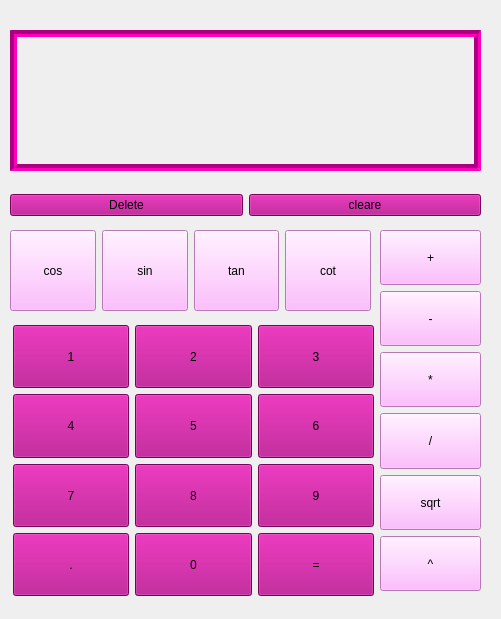
<?xml version="1.0" encoding="UTF-8"?>
<ui version="4.0">
 <class>Calculator</class>
 <widget class="QWidget" name="Calculator">
  <property name="geometry">
   <rect>
    <x>0</x>
    <y>0</y>
    <width>501</width>
    <height>619</height>
   </rect>
  </property>
  <property name="windowTitle">
   <string>Calculator</string>
  </property>
  <widget class="QLabel" name="label">
   <property name="geometry">
    <rect>
     <x>10</x>
     <y>30</y>
     <width>471</width>
     <height>141</height>
    </rect>
   </property>
   <property name="styleSheet">
    <string notr="true">  border-style: groove;
  border-color: rgb(170, 0, 127);
  border-width: 7px;</string>
   </property>
   <property name="text">
    <string/>
   </property>
  </widget>
  <widget class="QWidget" name="gridLayoutWidget">
   <property name="geometry">
    <rect>
     <x>13</x>
     <y>325</y>
     <width>361</width>
     <height>271</height>
    </rect>
   </property>
   <layout class="QGridLayout" name="gridLayout_2">
    <item row="1" column="1">
     <widget class="QPushButton" name="btn5">
      <property name="sizePolicy">
       <sizepolicy hsizetype="MinimumExpanding" vsizetype="MinimumExpanding">
        <horstretch>0</horstretch>
        <verstretch>0</verstretch>
       </sizepolicy>
      </property>
      <property name="styleSheet">
       <string notr="true">background-color: rgb(170, 0, 127);
color: rgb(0, 0, 0);</string>
      </property>
      <property name="text">
       <string>5</string>
      </property>
     </widget>
    </item>
    <item row="2" column="0">
     <widget class="QPushButton" name="btn7">
      <property name="sizePolicy">
       <sizepolicy hsizetype="MinimumExpanding" vsizetype="MinimumExpanding">
        <horstretch>0</horstretch>
        <verstretch>0</verstretch>
       </sizepolicy>
      </property>
      <property name="styleSheet">
       <string notr="true">background-color: rgb(170, 0, 127);
color: rgb(0, 0, 0);</string>
      </property>
      <property name="text">
       <string>7</string>
      </property>
     </widget>
    </item>
    <item row="1" column="0">
     <widget class="QPushButton" name="btn4">
      <property name="sizePolicy">
       <sizepolicy hsizetype="MinimumExpanding" vsizetype="MinimumExpanding">
        <horstretch>0</horstretch>
        <verstretch>0</verstretch>
       </sizepolicy>
      </property>
      <property name="styleSheet">
       <string notr="true">background-color: rgb(170, 0, 127);
color: rgb(0, 0, 0);</string>
      </property>
      <property name="text">
       <string>4</string>
      </property>
     </widget>
    </item>
    <item row="0" column="1">
     <widget class="QPushButton" name="btn2">
      <property name="sizePolicy">
       <sizepolicy hsizetype="MinimumExpanding" vsizetype="MinimumExpanding">
        <horstretch>0</horstretch>
        <verstretch>0</verstretch>
       </sizepolicy>
      </property>
      <property name="styleSheet">
       <string notr="true">background-color: rgb(170, 0, 127);
color: rgb(0, 0, 0);</string>
      </property>
      <property name="text">
       <string>2</string>
      </property>
     </widget>
    </item>
    <item row="2" column="1">
     <widget class="QPushButton" name="btn8">
      <property name="sizePolicy">
       <sizepolicy hsizetype="Minimum" vsizetype="MinimumExpanding">
        <horstretch>0</horstretch>
        <verstretch>0</verstretch>
       </sizepolicy>
      </property>
      <property name="styleSheet">
       <string notr="true">background-color: rgb(170, 0, 127);
color: rgb(0, 0, 0);</string>
      </property>
      <property name="text">
       <string>8</string>
      </property>
     </widget>
    </item>
    <item row="3" column="1">
     <widget class="QPushButton" name="btn0">
      <property name="sizePolicy">
       <sizepolicy hsizetype="MinimumExpanding" vsizetype="MinimumExpanding">
        <horstretch>0</horstretch>
        <verstretch>0</verstretch>
       </sizepolicy>
      </property>
      <property name="styleSheet">
       <string notr="true">background-color: rgb(170, 0, 127);
color: rgb(0, 0, 0);</string>
      </property>
      <property name="text">
       <string>0</string>
      </property>
     </widget>
    </item>
    <item row="3" column="0">
     <widget class="QPushButton" name="btndat">
      <property name="sizePolicy">
       <sizepolicy hsizetype="MinimumExpanding" vsizetype="MinimumExpanding">
        <horstretch>0</horstretch>
        <verstretch>0</verstretch>
       </sizepolicy>
      </property>
      <property name="styleSheet">
       <string notr="true">background-color: rgb(170, 0, 127);
color: rgb(0, 0, 0);</string>
      </property>
      <property name="text">
       <string>.</string>
      </property>
     </widget>
    </item>
    <item row="0" column="0">
     <widget class="QPushButton" name="btn1">
      <property name="sizePolicy">
       <sizepolicy hsizetype="MinimumExpanding" vsizetype="MinimumExpanding">
        <horstretch>0</horstretch>
        <verstretch>0</verstretch>
       </sizepolicy>
      </property>
      <property name="styleSheet">
       <string notr="true">background-color: rgb(170, 0, 127);
color: rgb(0, 0, 0);</string>
      </property>
      <property name="text">
       <string>1</string>
      </property>
     </widget>
    </item>
    <item row="0" column="2">
     <widget class="QPushButton" name="btn3">
      <property name="sizePolicy">
       <sizepolicy hsizetype="MinimumExpanding" vsizetype="MinimumExpanding">
        <horstretch>0</horstretch>
        <verstretch>0</verstretch>
       </sizepolicy>
      </property>
      <property name="styleSheet">
       <string notr="true">background-color: rgb(170, 0, 127);
color: rgb(0, 0, 0);</string>
      </property>
      <property name="text">
       <string>3</string>
      </property>
     </widget>
    </item>
    <item row="1" column="2">
     <widget class="QPushButton" name="btn6">
      <property name="sizePolicy">
       <sizepolicy hsizetype="MinimumExpanding" vsizetype="MinimumExpanding">
        <horstretch>0</horstretch>
        <verstretch>0</verstretch>
       </sizepolicy>
      </property>
      <property name="styleSheet">
       <string notr="true">background-color: rgb(170, 0, 127);
color: rgb(0, 0, 0);</string>
      </property>
      <property name="text">
       <string>6</string>
      </property>
     </widget>
    </item>
    <item row="2" column="2">
     <widget class="QPushButton" name="btn9">
      <property name="sizePolicy">
       <sizepolicy hsizetype="MinimumExpanding" vsizetype="MinimumExpanding">
        <horstretch>0</horstretch>
        <verstretch>0</verstretch>
       </sizepolicy>
      </property>
      <property name="styleSheet">
       <string notr="true">background-color: rgb(170, 0, 127);
color: rgb(0, 0, 0);</string>
      </property>
      <property name="text">
       <string>9</string>
      </property>
     </widget>
    </item>
    <item row="3" column="2">
     <widget class="QPushButton" name="btneq">
      <property name="sizePolicy">
       <sizepolicy hsizetype="MinimumExpanding" vsizetype="MinimumExpanding">
        <horstretch>0</horstretch>
        <verstretch>0</verstretch>
       </sizepolicy>
      </property>
      <property name="styleSheet">
       <string notr="true">background-color: rgb(170, 0, 127);
color: rgb(0, 0, 0);</string>
      </property>
      <property name="text">
       <string>=</string>
      </property>
     </widget>
    </item>
   </layout>
  </widget>
  <widget class="QWidget" name="verticalLayoutWidget">
   <property name="geometry">
    <rect>
     <x>380</x>
     <y>230</y>
     <width>101</width>
     <height>361</height>
    </rect>
   </property>
   <layout class="QVBoxLayout" name="verticalLayout">
    <item>
     <widget class="QPushButton" name="btnplus">
      <property name="sizePolicy">
       <sizepolicy hsizetype="MinimumExpanding" vsizetype="MinimumExpanding">
        <horstretch>0</horstretch>
        <verstretch>0</verstretch>
       </sizepolicy>
      </property>
      <property name="styleSheet">
       <string notr="true">background-color: rgb(255, 170, 255);
color: rgb(0, 0, 0);</string>
      </property>
      <property name="text">
       <string>+</string>
      </property>
     </widget>
    </item>
    <item>
     <widget class="QPushButton" name="btnsub">
      <property name="sizePolicy">
       <sizepolicy hsizetype="MinimumExpanding" vsizetype="MinimumExpanding">
        <horstretch>0</horstretch>
        <verstretch>0</verstretch>
       </sizepolicy>
      </property>
      <property name="styleSheet">
       <string notr="true">background-color: rgb(255, 170, 255);
color: rgb(0, 0, 0);</string>
      </property>
      <property name="text">
       <string>-</string>
      </property>
     </widget>
    </item>
    <item>
     <widget class="QPushButton" name="btnmul">
      <property name="sizePolicy">
       <sizepolicy hsizetype="MinimumExpanding" vsizetype="MinimumExpanding">
        <horstretch>0</horstretch>
        <verstretch>0</verstretch>
       </sizepolicy>
      </property>
      <property name="styleSheet">
       <string notr="true">background-color: rgb(255, 170, 255);
color: rgb(0, 0, 0);</string>
      </property>
      <property name="text">
       <string>*</string>
      </property>
     </widget>
    </item>
    <item>
     <widget class="QPushButton" name="btndiv">
      <property name="sizePolicy">
       <sizepolicy hsizetype="MinimumExpanding" vsizetype="MinimumExpanding">
        <horstretch>0</horstretch>
        <verstretch>0</verstretch>
       </sizepolicy>
      </property>
      <property name="styleSheet">
       <string notr="true">background-color: rgb(255, 170, 255);
color: rgb(0, 0, 0);</string>
      </property>
      <property name="text">
       <string>/</string>
      </property>
     </widget>
    </item>
    <item>
     <widget class="QPushButton" name="btnsqrt">
      <property name="sizePolicy">
       <sizepolicy hsizetype="MinimumExpanding" vsizetype="MinimumExpanding">
        <horstretch>0</horstretch>
        <verstretch>0</verstretch>
       </sizepolicy>
      </property>
      <property name="styleSheet">
       <string notr="true">background-color: rgb(255, 170, 255);
color: rgb(0, 0, 0);</string>
      </property>
      <property name="text">
       <string>sqrt</string>
      </property>
     </widget>
    </item>
    <item>
     <widget class="QPushButton" name="btnpow">
      <property name="sizePolicy">
       <sizepolicy hsizetype="MinimumExpanding" vsizetype="MinimumExpanding">
        <horstretch>0</horstretch>
        <verstretch>0</verstretch>
       </sizepolicy>
      </property>
      <property name="styleSheet">
       <string notr="true">background-color: rgb(255, 170, 255);
color: rgb(0, 0, 0);</string>
      </property>
      <property name="text">
       <string>^</string>
      </property>
     </widget>
    </item>
   </layout>
  </widget>
  <widget class="QWidget" name="horizontalLayoutWidget">
   <property name="geometry">
    <rect>
     <x>10</x>
     <y>230</y>
     <width>361</width>
     <height>81</height>
    </rect>
   </property>
   <layout class="QHBoxLayout" name="horizontalLayout_2">
    <item>
     <widget class="QPushButton" name="btncos">
      <property name="sizePolicy">
       <sizepolicy hsizetype="MinimumExpanding" vsizetype="MinimumExpanding">
        <horstretch>0</horstretch>
        <verstretch>0</verstretch>
       </sizepolicy>
      </property>
      <property name="styleSheet">
       <string notr="true">background-color: rgb(255, 170, 255);
color: rgb(0, 0, 0);</string>
      </property>
      <property name="text">
       <string>cos</string>
      </property>
     </widget>
    </item>
    <item>
     <widget class="QPushButton" name="btnsin">
      <property name="sizePolicy">
       <sizepolicy hsizetype="MinimumExpanding" vsizetype="MinimumExpanding">
        <horstretch>0</horstretch>
        <verstretch>0</verstretch>
       </sizepolicy>
      </property>
      <property name="styleSheet">
       <string notr="true">background-color: rgb(255, 170, 255);
color: rgb(0, 0, 0);</string>
      </property>
      <property name="text">
       <string>sin</string>
      </property>
     </widget>
    </item>
    <item>
     <widget class="QPushButton" name="btntan">
      <property name="sizePolicy">
       <sizepolicy hsizetype="MinimumExpanding" vsizetype="MinimumExpanding">
        <horstretch>0</horstretch>
        <verstretch>0</verstretch>
       </sizepolicy>
      </property>
      <property name="styleSheet">
       <string notr="true">background-color: rgb(255, 170, 255);
color: rgb(0, 0, 0);</string>
      </property>
      <property name="text">
       <string>tan</string>
      </property>
     </widget>
    </item>
    <item>
     <widget class="QPushButton" name="btncot">
      <property name="sizePolicy">
       <sizepolicy hsizetype="MinimumExpanding" vsizetype="MinimumExpanding">
        <horstretch>0</horstretch>
        <verstretch>0</verstretch>
       </sizepolicy>
      </property>
      <property name="styleSheet">
       <string notr="true">background-color: rgb(255, 170, 255);
color: rgb(0, 0, 0);</string>
      </property>
      <property name="text">
       <string>cot</string>
      </property>
     </widget>
    </item>
   </layout>
  </widget>
  <widget class="QWidget" name="horizontalLayoutWidget_2">
   <property name="geometry">
    <rect>
     <x>10</x>
     <y>189</y>
     <width>471</width>
     <height>32</height>
    </rect>
   </property>
   <layout class="QHBoxLayout" name="horizontalLayout_3">
    <item>
     <widget class="QPushButton" name="btndelete">
      <property name="styleSheet">
       <string notr="true">background-color: rgb(170, 0, 127);
color: rgb(0, 0, 0);</string>
      </property>
      <property name="text">
       <string>Delete</string>
      </property>
     </widget>
    </item>
    <item>
     <widget class="QPushButton" name="btncleare">
      <property name="styleSheet">
       <string notr="true">background-color: rgb(170, 0, 127);
color: rgb(0, 0, 0);</string>
      </property>
      <property name="text">
       <string>cleare</string>
      </property>
     </widget>
    </item>
   </layout>
  </widget>
 </widget>
 <resources/>
 <connections/>
</ui>
